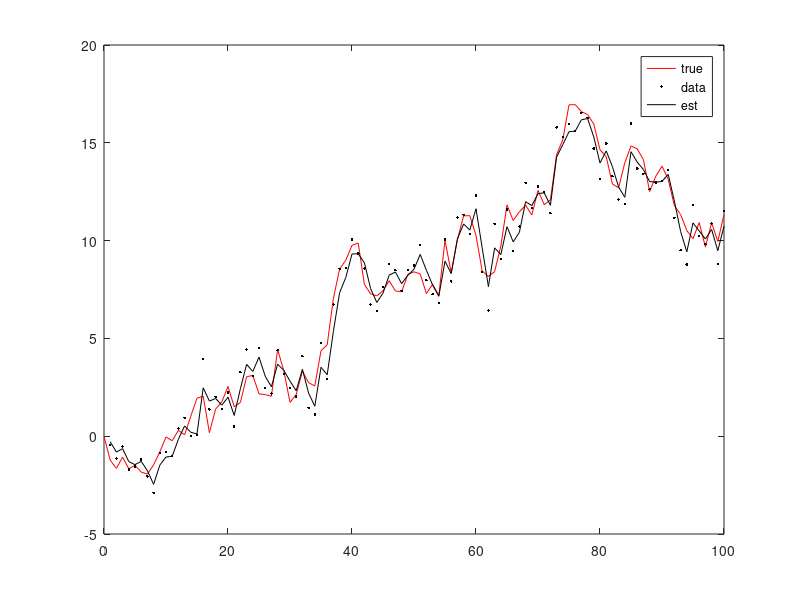

Source code (MATLAB):
%% 


filter_errors = zeros(2000,100);
filter_errors_stationary = zeros(2000,100);
P_values_at_7 = zeros(1,2000);
P_values_at_7_stationary = zeros(1,2000);

for simulation = 1:2000
    
    
    
    %generating 100 step random walk
    nk=100;
    x0=0; Q=1; R=1;
    X=zeros(1,nk); Y=zeros(1,nk);
    x=x0;
    for k=1:nk
        x=x+sqrt(Q)*randn;
        X(k)=x;
        Y(k)=x+sqrt(R)*randn;
    end
    
    %filtering random walk
    M=zeros(1,nk); CI=zeros(2,nk);
    m=x0; P=0;
    
    for k=1:nk
        P=P+Q;
        m=m+P*(Y(k)-m)/(P+R); 
        M(k)=m;
        P=P-P^2/(P+R);
        if(k == 7)
            P_values_at_7(simulation) = P;
        end
        %CI(:,k)=m+1.96*sqrt(P)*[1;-1];
    end
    
    filter_errors(simulation,:) = X-M;
    
    %stationary kalman filtering for random walk
    M=zeros(1,nk); CI=zeros(2,nk);
    m=x0; P=0;
    
    K = (Q/R + sqrt((Q/R)^2+4*Q/R))/(2 + Q/R + sqrt((Q/R)^2+4*Q/R));
    
    for k = 1:nk
        
        m = m + K*(Y(k)-m);
        M(k) = m;
    end
    filter_errors_stationary(simulation,:) = X-M;
end


%plot(0:nk,[x0,X],'r-',1:nk,Y,'k.')
%%

covariances = cov(filter_errors);
task1_result = covariances(7,7)
task1_P7 = mean(P_values_at_7)
tas1_var_of_P7 = var(P_values_at_7)

covariances_stationary = cov(filter_errors_stationary);
task2_result = covariances_stationary(7,7)
mean(P_values_at_7_stationary)
var(P_values_at_7_stationary)

%% 
% nk Q R x0 Y from slide 4





rng(0);

nk=100;
x0=0; Q=1; R=1;
X=zeros(1,nk); Y=zeros(1,nk);
x=x0;
for k=1:nk
    x=x+sqrt(Q)*randn;
    X(k)=x;
    Y(k)=x+sqrt(R)*randn;
end

%filtering
M=zeros(1,nk); CI=zeros(2,nk);
m=x0; P=0;
K = (Q/R + sqrt((Q/R)^2+4*Q/R))/(2 + Q/R + sqrt((Q/R)^2+4*Q/R));

for k=1:nk
 %P=P+Q;
 %m=m+P*(Y(k)-m)/(P+R); M(k)=m;
 %P=P-P^2/(P+R);
 %CI(:,k)=m+1.96*sqrt(P)*[1;-1];
 %XX = P + Q;
 %K = XX/(XX+R);
 %P = XX - XX.^2/(XX+R);
 m = m + K*(Y(k)-m);
 M(k) = m;
end
figure
plot(0:nk,[x0,X],'r-',1:nk,Y,'k.',1:nk,M,'k-')
legend('true','data','est')
%patch([1:nk,nk:-1:1], ...
% [CI(1,:),CI(2,nk:-1:1)], ...
% -ones(1,2*nk),'y','linestyle','none')